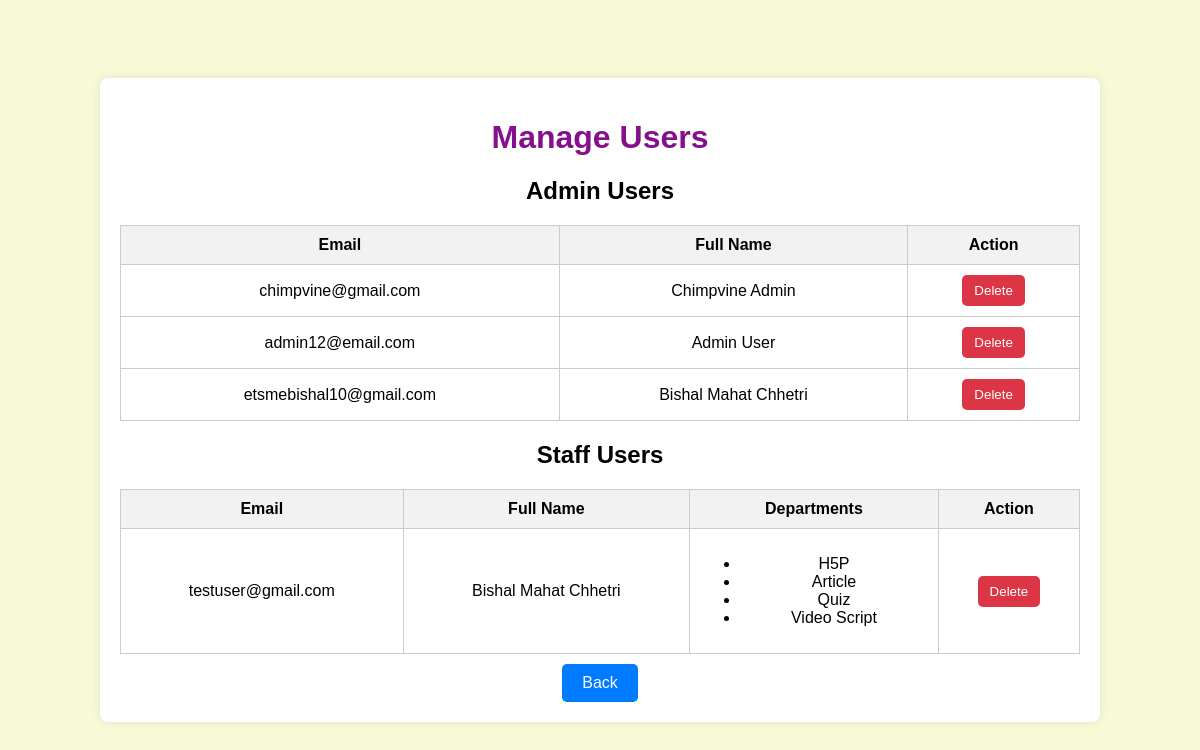
The page /manage_users (signed in) on the database its author committed.
### models.py (models this page shows, shortened)
class User(UserMixin, db.Model):
    id = db.Column(db.Integer, primary_key=True)
    email = db.Column(db.String(120), index=True, unique=True)
    password_hash = db.Column(db.String(128))
    full_name = db.Column(db.String(120))  # New field for full name
    is_admin = db.Column(db.Boolean, default=False)
    departments = db.relationship(
        'Department', secondary='user_department', back_populates='users')

class Department(db.Model):
    id = db.Column(db.Integer, primary_key=True)
    name = db.Column(db.String(64), unique=True, nullable=False)
    users = db.relationship(
        'User', secondary='user_department', back_populates='departments')

### app.py (the view, shortened to what this page needs)
@app.route('/manage_users', methods=['GET', 'POST'])
@login_required
def manage_users():
    if not current_user.is_admin:
        flash('You are not authorized to access this page.', 'error')
        return redirect(url_for('index'))
    admin_users = User.query.filter_by(is_admin=True).all()
    staff_users = User.query.filter_by(is_admin=False).all()
    return render_template('manage_users.html', admin_users=admin_users, staff_users=staff_users)

### models.py (called while the page is built)
@login.user_loader
def load_user(user_id):
    return User.query.get(int(user_id))

### templates/manage_users.html (shortened to what this page needs)
<!DOCTYPE html>
<html lang="en">
<head>
</head>
<body>
    <div class="container">
        <h1>Manage Users</h1>
        <h2>Admin Users</h2>
        <table>
            <thead>
                <tr>
                    <th>Email</th>
                    <th>Full Name</th>
                    <th>Action</th>
                </tr>
            </thead>
            <tbody>
                {% for user in admin_users %}
                <tr>
                    <td>{{ user.email }}</td>
                    <td>{{ user.full_name }}</td>
                    <td>
                        <form method="POST" action="{{ url_for('manage_users') }}">
                            <button type="submit" class="delete-button">Delete</button>
                        </form>
                    </td>
                </tr>
                {% endfor %}
            </tbody>
        </table>
        <h2>Staff Users</h2>
        <table>
            <thead>
                <tr>
                    <th>Email</th>
                    <th>Full Name</th>
                    <th>Departments</th>
                    <th>Action</th>
                </tr>
            </thead>
            <tbody>
                {% for user in staff_users %}
                <tr>
                    <td>{{ user.email }}</td>
                    <td>{{ user.full_name }}</td>
                    <td>
                        <ul>
                            {% for department in user.departments %}
                            <li>{{ department.name }}</li>
                            {% endfor %}
                        </ul>
                    </td>
                    <td>
                        <form method="POST" action="{{ url_for('manage_users') }}">
                            <button type="submit" class="delete-button">Delete</button>
                        </form>
                    </td>
                </tr>
                {% endfor %}
            </tbody>
        </table>
        <a href="{{ url_for('index') }}" class="button">Back</a>
    </div>
</body>
</html

### templates/manage_users.html (style rules this page uses)
body { font-family: Arial, sans-serif; background-color: #f8f9d7; margin: 0; padding: 0; display: flex; justify-content: center; align-items: center; height: 100vh; }
.container { background-color: #fff; padding: 20px; border-radius: 8px; box-shadow: 0 0 10px rgba(0, 0, 0, 0.1); width: 80%; margin: auto; text-align: center; }
h1 { color: #850f8d; }
table { width: 100%; border-collapse: collapse; margin-top: 20px; }
table th, table td { padding: 10px; border: 1px solid #ccc; }
table th { background-color: #f2f2f2; }
.delete-button { background-color: #dc3545; color: white; border: none; padding: 8px 12px; cursor: pointer; border-radius: 5px; }
a.button { display: inline-block; background-color: #007bff; color: white; border: none; border-radius: 5px; padding: 10px 20px; text-decoration: none; font-size: 16px; margin-top: 10px; transition: background-color 0.3s ease; }

### rows shown on the page
User: email "chimpvine@gmail.com", full_name "Chimpvine Admin"
User: email "admin12@email.com", full_name "Admin User"
User: email "etsmebishal10@gmail.com", full_name "Bishal Mahat Chhetri"
User: email "testuser@gmail.com", full_name "Bishal Mahat Chhetri"
Department: name "H5P"
Department: name "Article"
Department: name "Quiz"
Department: name "Video Script"
